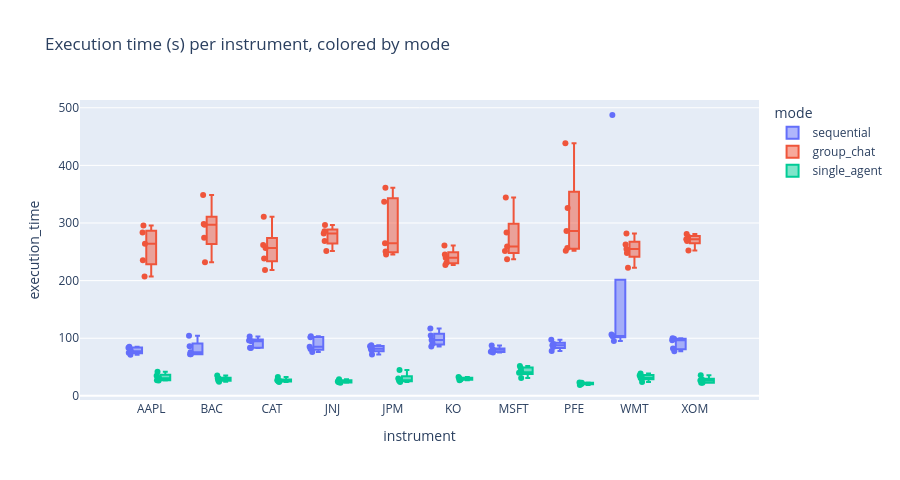

This figure's notebook cell:
### Code cell
# ── Execution time per instrument & mode ─────────────────────────────────────
fig = px.box(
    df.sort_values('instrument'), x='instrument', y='execution_time',
    color='mode', color_discrete_map=MODE_COLORS, points='all',
    title='Execution time (s) per instrument, colored by mode'
)
fig.update_layout(height=480)
fig.show()

### Figure 1 — Plotly figure (JSON) as saved in the notebook; plotly's stock layout.template omitted (floating-point values rounded to 4 significant figures)
{"data": [{"alignmentgroup": "True", "boxpoints": "all", "hovertemplate": "mode=sequential<br>instrument=%{x}<br>execution_time=%{y}<extra></extra>", "legendgroup": "sequential", "marker": {"color": "#636EFA"}, "name": "sequential", "notched": false, "offsetgroup": "sequential", "orientation": "v", "showlegend": true, "type": "box", "x": ["AAPL", "AAPL", "AAPL", "AAPL", "AAPL", "BAC", "BAC", "BAC", "BAC", "BAC", "CAT", "CAT", "CAT", "CAT", "CAT", "JNJ", "JNJ", "JNJ", "JNJ", "JNJ", "JPM", "JPM", "JPM", "JPM", "JPM", "KO", "KO", "KO", "KO", "KO", "MSFT", "MSFT", "MSFT", "MSFT", "MSFT", "PFE", "PFE", "PFE", "PFE", "PFE", "WMT", "WMT", "WMT", "WMT", "WMT", "XOM", "XOM", "XOM", "XOM", "XOM"], "x0": " ", "xaxis": "x", "y": [85.35, 83.32, 77.62, 74.7, 71.45, 86.31, 75.5, 72.23, 72.42, 104.2, 103.2, 96.17, 83.69, 82.88, 94.73, 85.4, 103.5, 76.32, 81.51, 101.6, 81.92, 79.11, 87.85, 71.96, 85.98, 97.01, 116.8, 85.56, 104.9, 90.57, 75.36, 76.67, 80.36, 79.97, 87.22, 78.04, 87.81, 97.54, 90.19, 84.82, 487.5, 95.23, 103.7, 104.0, 106.3, 96.47, 98.98, 82.21, 77.62, 99.9], "y0": " ", "yaxis": "y"}, {"alignmentgroup": "True", "boxpoints": "all", "hovertemplate": "mode=group_chat<br>instrument=%{x}<br>execution_time=%{y}<extra></extra>", "legendgroup": "group_chat", "marker": {"color": "#EF553B"}, "name": "group_chat", "notched": false, "offsetgroup": "group_chat", "orientation": "v", "showlegend": true, "type": "box", "x": ["AAPL", "AAPL", "AAPL", "AAPL", "AAPL", "BAC", "BAC", "BAC", "BAC", "BAC", "CAT", "CAT", "CAT", "CAT", "CAT", "JNJ", "JNJ", "JNJ", "JNJ", "JNJ", "JPM", "JPM", "JPM", "JPM", "JPM", "KO", "KO", "KO", "KO", "KO", "MSFT", "MSFT", "MSFT", "MSFT", "MSFT", "PFE", "PFE", "PFE", "PFE", "PFE", "WMT", "WMT", "WMT", "WMT", "WMT", "XOM", "XOM", "XOM", "XOM", "XOM"], "x0": " ", "xaxis": "x", "y": [207.0, 264.2, 283.6, 235.5, 295.8, 231.7, 274.3, 348.8, 297.1, 298.4, 310.9, 261.8, 218.7, 238.4, 256.8, 296.4, 285.9, 268.8, 281.7, 251.6, 250.5, 337.0, 361.3, 245.4, 264.8, 239.7, 231.2, 245.4, 261.1, 227.3, 251.6, 237.0, 283.4, 344.4, 259.2, 438.5, 326.0, 252.0, 256.4, 286.2, 254.7, 262.5, 248.1, 281.9, 222.3, 269.0, 276.2, 280.8, 271.7, 252.3], "y0": " ", "yaxis": "y"}, {"alignmentgroup": "True", "boxpoints": "all", "hovertemplate": "mode=single_agent<br>instrument=%{x}<br>execution_time=%{y}<extra></extra>", "legendgroup": "single_agent", "marker": {"color": "#00CC96"}, "name": "single_agent", "notched": false, "offsetgroup": "single_agent", "orientation": "v", "showlegend": true, "type": "box", "x": ["AAPL", "AAPL", "AAPL", "AAPL", "AAPL", "BAC", "BAC", "BAC", "BAC", "BAC", "CAT", "CAT", "CAT", "CAT", "CAT", "JNJ", "JNJ", "JNJ", "JNJ", "JNJ", "JPM", "JPM", "JPM", "JPM", "JPM", "KO", "KO", "KO", "KO", "KO", "MSFT", "MSFT", "MSFT", "MSFT", "MSFT", "PFE", "PFE", "PFE", "PFE", "PFE", "WMT", "WMT", "WMT", "WMT", "WMT", "XOM", "XOM", "XOM", "XOM", "XOM"], "x0": " ", "xaxis": "x", "y": [34.86, 26.76, 41.67, 30.53, 27.14, 24.48, 30.32, 30.32, 26.78, 35.44, 27.12, 25.38, 25.91, 32.58, 24.17, 23.58, 26.84, 28.66, 24.78, 22.74, 30.23, 26.27, 24.25, 26.02, 44.77, 28.41, 29.11, 26.94, 32.86, 31.25, 52.05, 40.87, 40.25, 31.02, 48.34, 20.5, 18.86, 21.67, 22.74, 23.25, 38.83, 35.32, 31.29, 23.87, 30.43, 26.7, 35.86, 22.59, 27.77, 22.81], "y0": " ", "yaxis": "y"}], "layout": {"boxmode": "group", "height": 480, "legend": {"title": {"text": "mode"}, "tracegroupgap": 0}, "title": {"text": "Execution time (s) per instrument, colored by mode"}, "xaxis": {"anchor": "y", "domain": [0, 1], "title": {"text": "instrument"}}, "yaxis": {"anchor": "x", "domain": [0, 1], "title": {"text": "execution_time"}}}}
